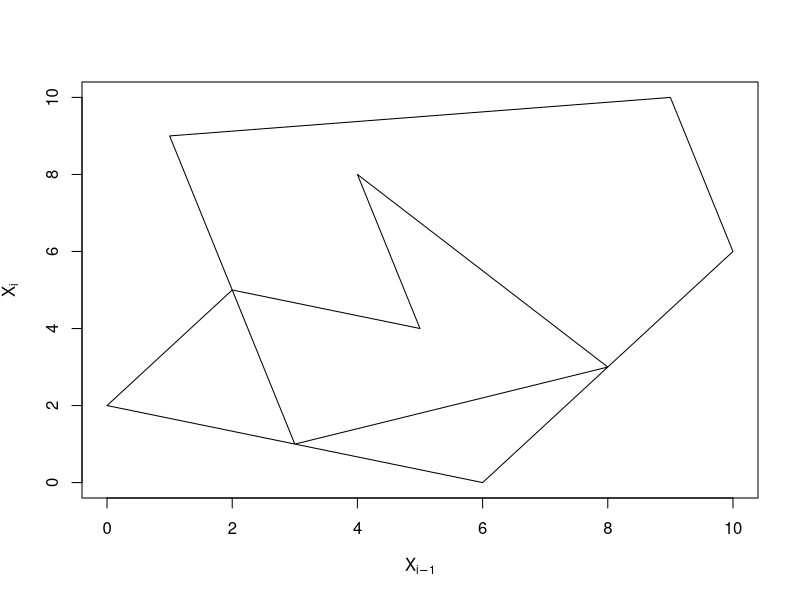
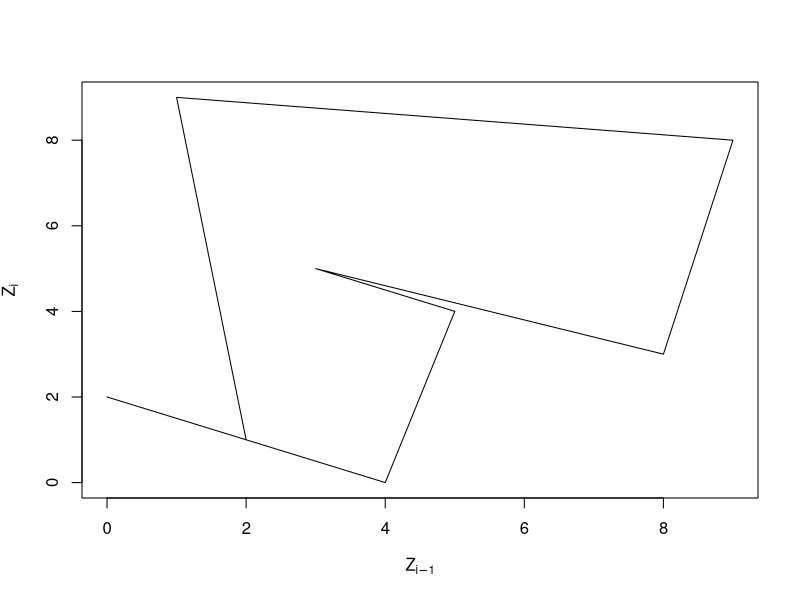
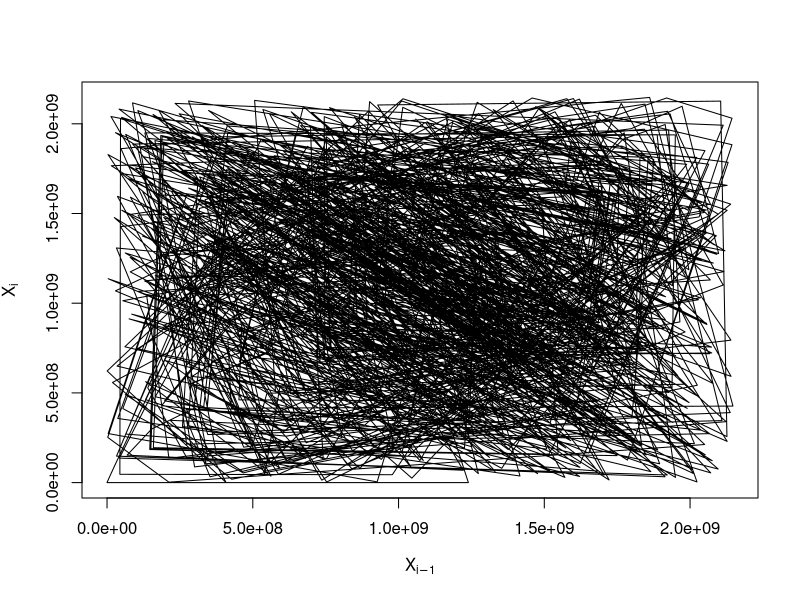
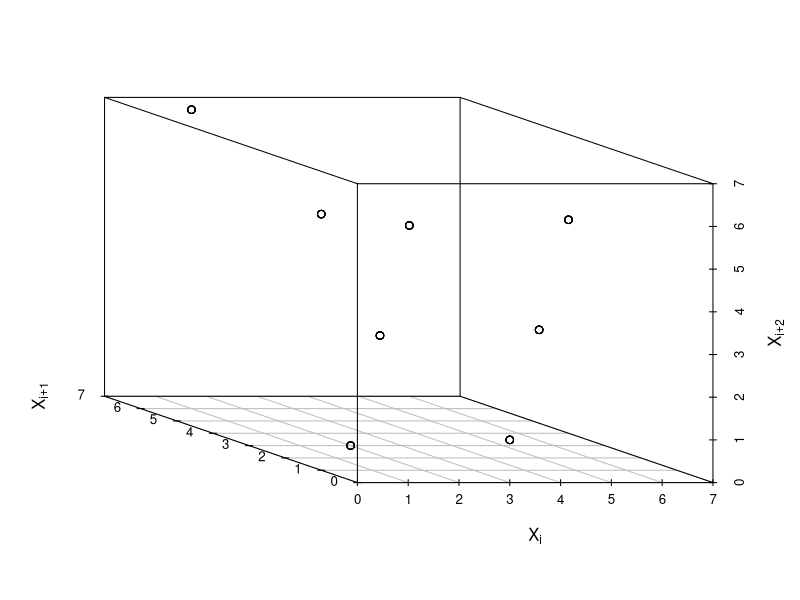

The R script that drew these images, in order:
X <- numeric(21)

#Set values for LCG
a <- 7
c <- 2
m <- 11
X[1]<- 0


#Run Generator
for(i in 2:50){
  X[i] <- (a*X[i-1] +c) %% m
}
X
(X+1)/(m + 1)
U <- (X+1)/(m + 1)

#Delay plot
plot(X[1:20], X[2:21], xlab = expression(X[i-1]), ylab = expression(X[i]), type = 'l')



# Shuffling ---------------------------------------------------------------

Y <- numeric(21)

#Set values for LCG
a <- 5
c <- 1
m <- 8
Y[1]<- 2


#Run Generator
for(i in 2:50){
  Y[i] <- (a*Y[i-1] +c) %% m
}
Y
X[Y]
plot(X[Y[1:20] + 1], X[Y[2:21] +1], xlab = expression(Z[i-1]), ylab = expression(Z[i]), type = 'l')



# RANDU ---------------------------------------------------------------

X<- numeric(10000)

#Set values for LCG
a <- 65539
c <- 0
m <- 2^31
X[1]<- 1


#Run Generator
for(i in 2:1000){
  X[i] <- (a*X[i-1] +c) %% m
}


plot(X[1:9999] , X[2:10000], xlab = expression(X[i-1]), ylab = expression(X[i]), type = 'l')


scatterplot3d::scatterplot3d(Y[1:9998], Y[2:9999], Y[3:10000], angle=154,
                             xlab = expression(X[i]), ylab = expression(X[i+1]), zlab = expression(X[i+2]))
